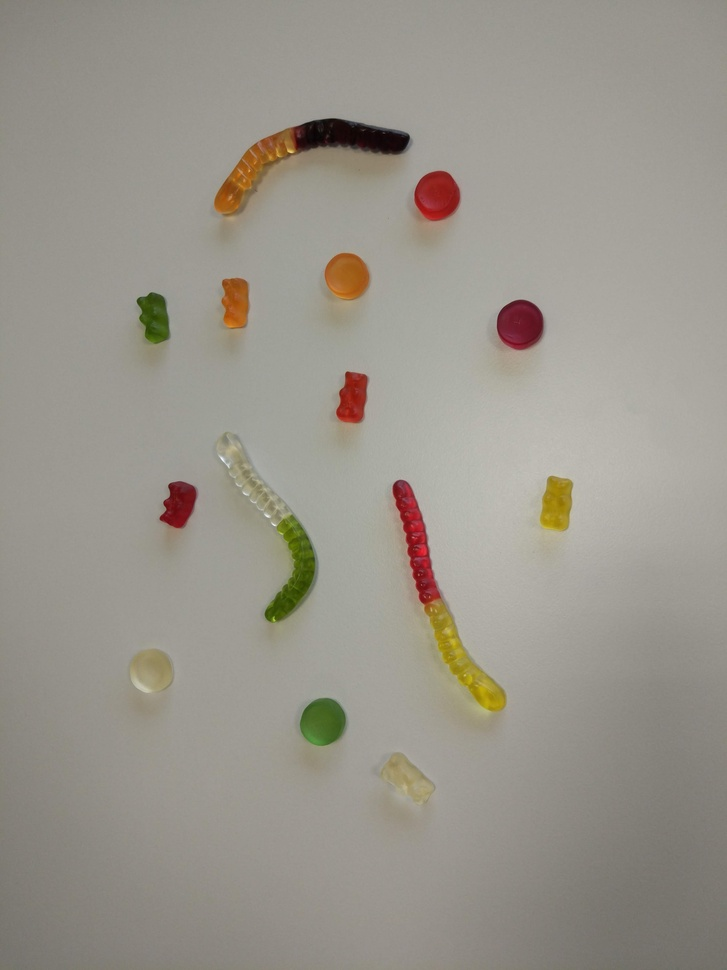
#> input picture train/img_000.jpg, 727 x 970 px, shrunk from 3456 x 4608 before the run
$ python -i processing.py   (imports and definitions only)
#> lines starting #> are read from the running program, lines starting #| are printed output that depends on the picture
#> further down, picture is the input picture: shape (970, 727, 3); mean B, G, R 139.9, 149.2, 153.8
import cv2
import numpy as np


def contrast(img):
    lab = cv2.cvtColor(img, cv2.COLOR_BGR2LAB)
#> lab: shape (970, 727, 3); mean of channels 0, 1, 2 158, 128.3, 133.6
    l, a, b = cv2.split(lab)
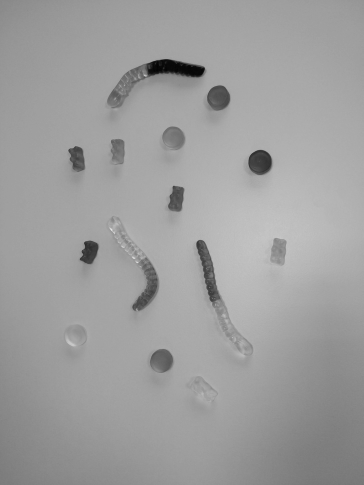
#> l: shape (970, 727) (shown at 1/2 size); min 2, max 255, mean 158
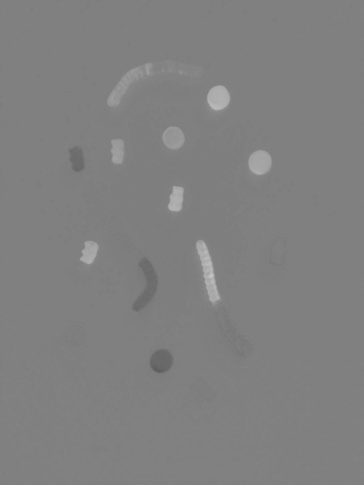
#> a: shape (970, 727) (shown at 1/2 size); min 91, max 197, mean 128.3
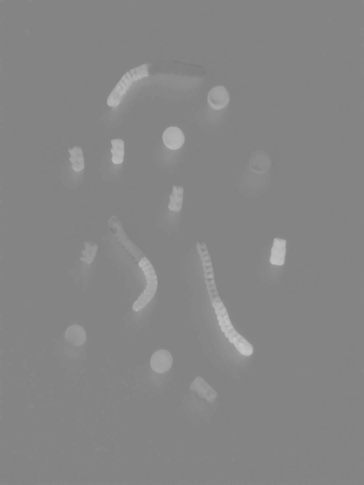
#> b: shape (970, 727) (shown at 1/2 size); min 123, max 199, mean 133.6
    clahe = cv2.createCLAHE(clipLimit=2.3, tileGridSize=(3, 3))
    cl = clahe.apply(l)
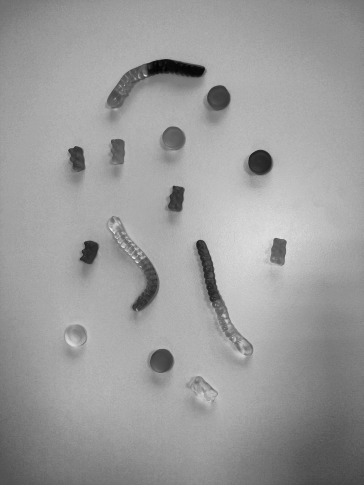
#> cl: shape (970, 727) (shown at 1/2 size); min 2, max 255, mean 155.8
    limg = cv2.merge((cl, a, b))
#> limg: shape (970, 727, 3); mean of channels 0, 1, 2 155.8, 128.3, 133.6
    final = cv2.cvtColor(limg, cv2.COLOR_LAB2BGR)
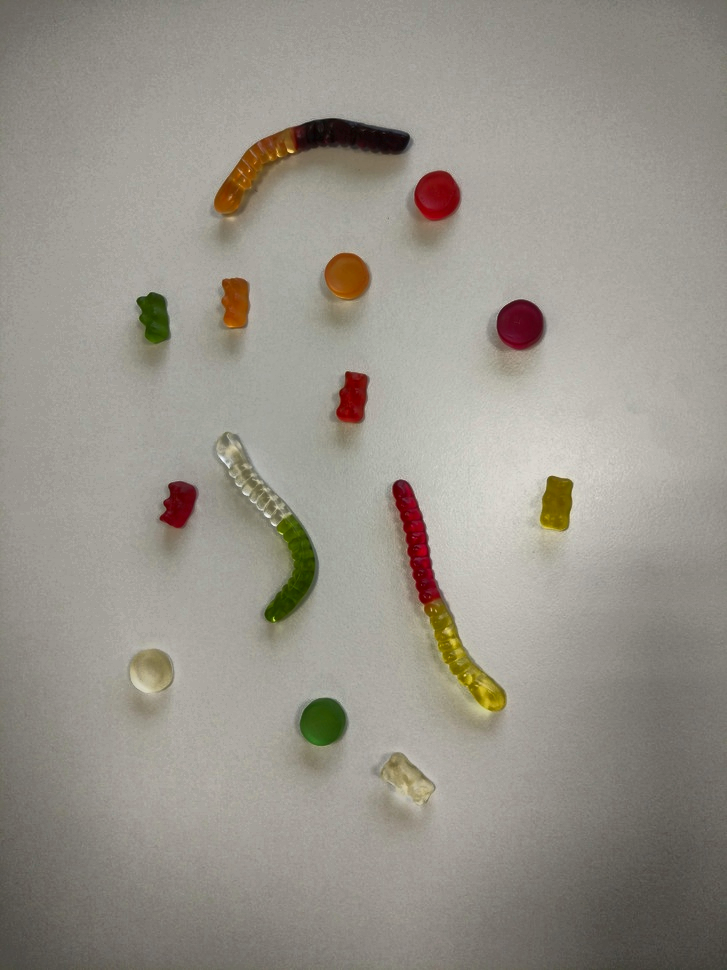
#> final: shape (970, 727, 3); mean B, G, R 138.4, 147.4, 152.1

    return final


def detect_all_circles(img):
    all_circles = 0

    gray = cv2.cvtColor(contrast(img), cv2.COLOR_BGR2GRAY)
    gray = cv2.blur(gray, (3, 3))
    circles = cv2.HoughCircles(gray, cv2.HOUGH_GRADIENT, 1, 20, param1=50, param2=30, minRadius=10, maxRadius=30)
#> circles = [[520.5, 321.5, 22.4], [320.5, 721.5, 26.1], [345.5, 274.5, 21.4], [152.5, 669.5, 21], [440.5, 195.5, 26.7]]
    if circles is not None:
        circles = np.round(circles[0, :]).astype("int")
#> circles = [[520, 322, 22], [320, 722, 26], [346, 274, 21], [152, 670, 21], [440, 196, 27]]
        for i in circles:
            all_circles += 1
#> this loop made 5 passes
#> after the loop, all_circles = 5

    return all_circles

>>> import cv2
>>> picture = cv2.imread('../train/img_000.jpg')
>>> result = detect_all_circles(picture)
#> result = 5

$ run again, on train/img_001.jpg
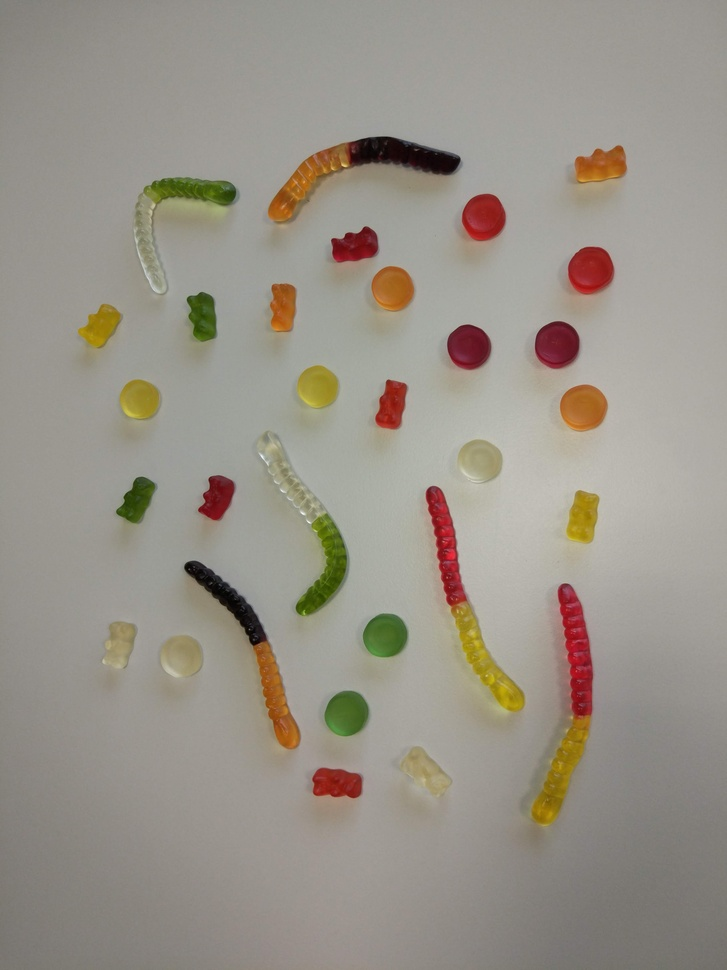
#> input picture train/img_001.jpg, 727 x 970 px, shrunk from 3456 x 4608 before the run
#> picture is the input picture: shape (970, 727, 3); mean B, G, R 137, 147.2, 153.3
#> lab: shape (970, 727, 3); mean of channels 0, 1, 2 156.5, 128.7, 134.5
#> in contrast, `l, a, b = cv2.split(lab)`:
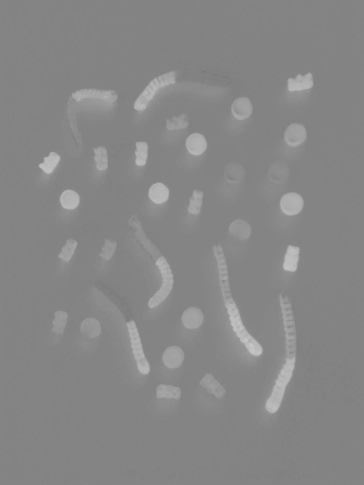
#> b: shape (970, 727) (shown at 1/2 size); min 120, max 199, mean 134.5
#> limg: shape (970, 727, 3); mean of channels 0, 1, 2 154.7, 128.7, 134.5
#> in contrast, `final = cv2.cvtColor(limg, cv2.COLOR_LAB2BGR)`:
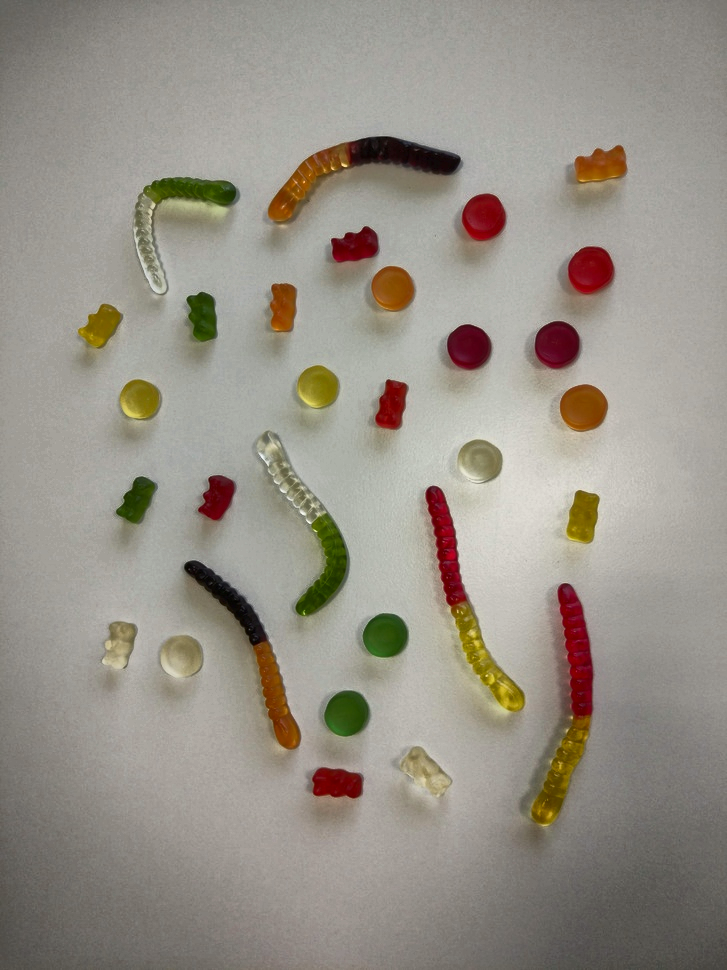
#> final: shape (970, 727, 3); mean B, G, R 135.9, 145.9, 151.7
#> in detect_all_circles, `circles = cv2.HoughCircles(gray, cv2.HOUGH_GRADIENT, 1, 20, param1=50,..`: circles = [[385.5, 635.5, 22.3], [583.5, 407.5, 23], [346.5, 712.5, 22.9], [181.5, 656.5, 22.1], [590.5, 269.5, 23.2], [468.5, 347.5, 22.5], [389.5, 291.5, 25.4], [140.5, 399.5, 21.3], [479.5, 457.5, 18.8], [486.5, 217.5, 24.6], [318.5, 388.5, 20.5], [556.5, 346.5, 22.4]]
#> in detect_all_circles, `circles = np.round(circles[0, :]).astype("int")`: circles = [[386, 636, 22], [584, 408, 23], [346, 712, 23], [182, 656, 22], [590, 270, 23], [468, 348, 22], [390, 292, 25], [140, 400, 21], [480, 458, 19], [486, 218, 25], [318, 388, 20], [556, 346, 22]]
#> the loop in detect_all_circles, `for i in circles:` made 12 passes
#> after the loop in detect_all_circles, `for i in circles:`: all_circles = 12

$ run again, on train/img_002.jpg
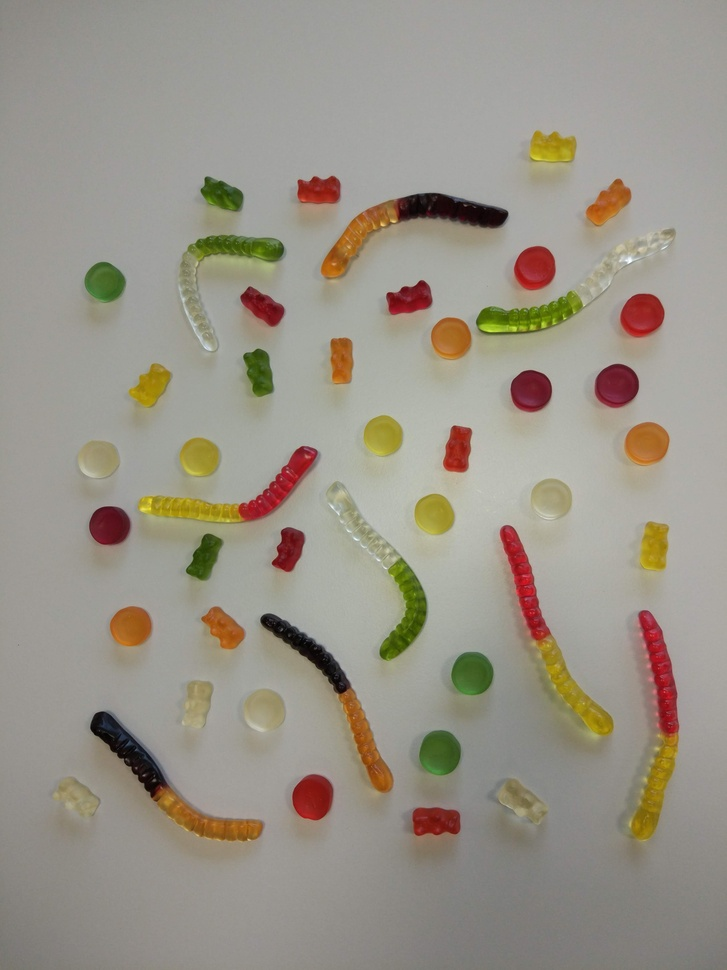
#> input picture train/img_002.jpg, 727 x 970 px, shrunk from 3456 x 4608 before the run
#> picture is the input picture: shape (970, 727, 3); mean B, G, R 136.5, 148.1, 153.9
#> lab: shape (970, 727, 3); mean of channels 0, 1, 2 157.3, 128.5, 135.2
#> in contrast, `l, a, b = cv2.split(lab)`:
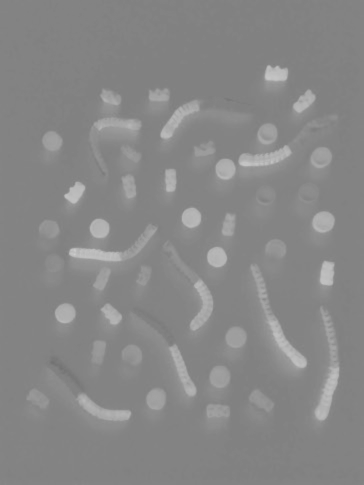
#> b: shape (970, 727) (shown at 1/2 size); min 113, max 205, mean 135.2
#> limg: shape (970, 727, 3); mean of channels 0, 1, 2 156.2, 128.5, 135.2
#> in contrast, `final = cv2.cvtColor(limg, cv2.COLOR_LAB2BGR)`:
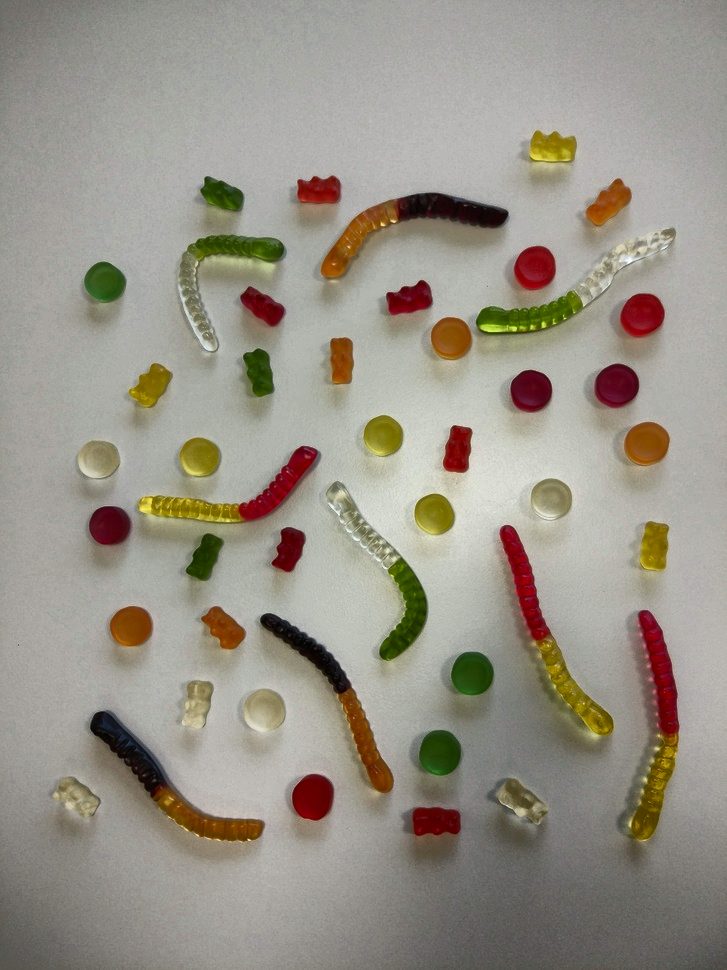
#> final: shape (970, 727, 3); mean B, G, R 136.4, 147.6, 153.1
#> in detect_all_circles, `circles = cv2.HoughCircles(gray, cv2.HOUGH_GRADIENT, 1, 20, param1=50,..`: circles = 19 rows, first 8: [530.5, 390.5, 21.6], [550.5, 499.5, 21.2], [383.5, 435.5, 20.3], [109.5, 525.5, 20.2], [264.5, 708.5, 20.2], [470.5, 673.5, 22.4], [440.5, 752.5, 22.3], [616.5, 384.5, 22]
#> in detect_all_circles, `circles = np.round(circles[0, :]).astype("int")`: circles = 19 rows, first 8: [530, 390, 22], [550, 500, 21], [384, 436, 20], [110, 526, 20], [264, 708, 20], [470, 674, 22], [440, 752, 22], [616, 384, 22]
#> the loop in detect_all_circles, `for i in circles:` made 19 passes
#> after the loop in detect_all_circles, `for i in circles:`: all_circles = 19
